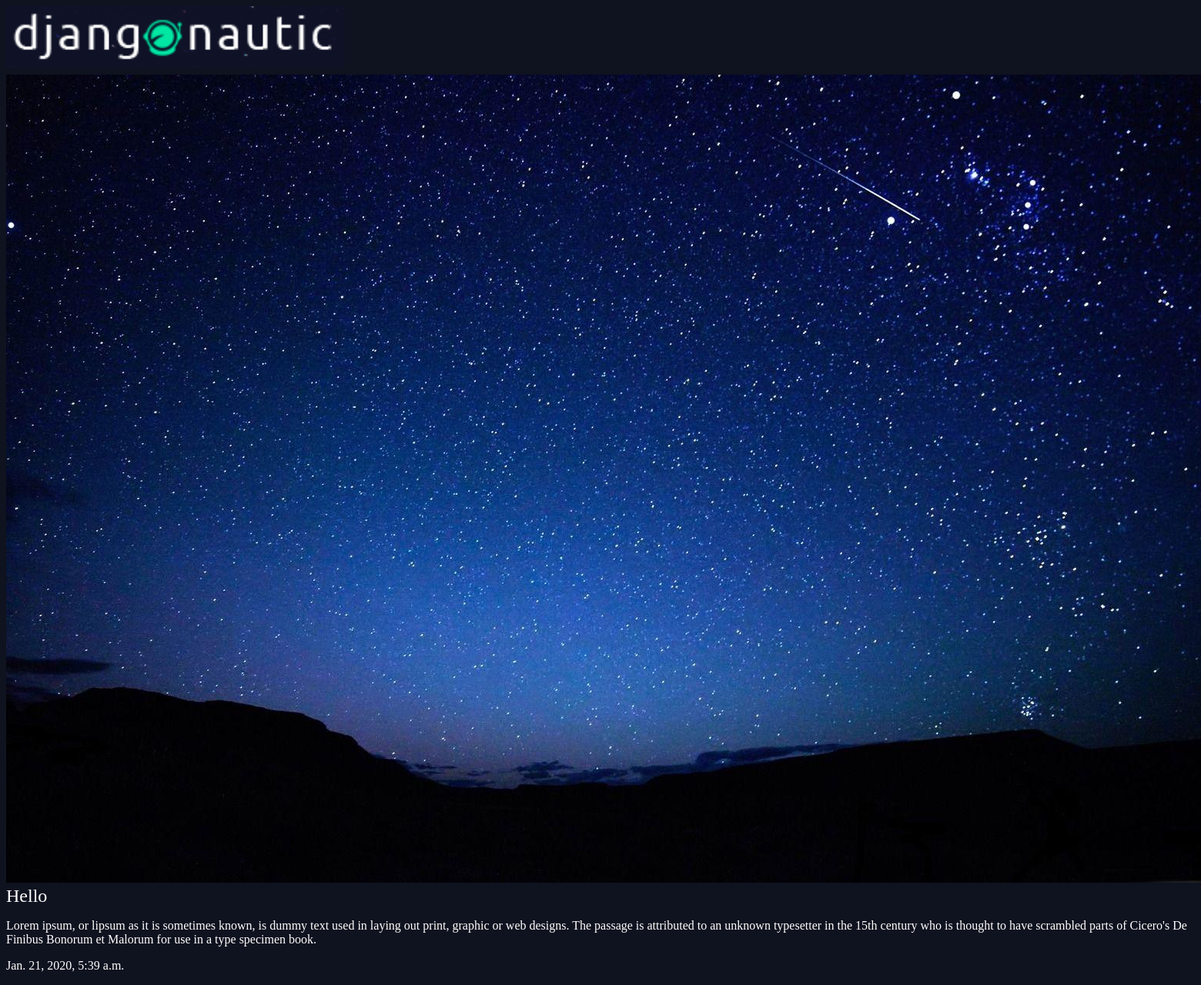
Screenshot of /articles/hello-world/ with the database file from the repository.
### articles/models.py (models this page shows, shortened)
class Article(models.Model):
    title = models.CharField(max_length = 100)
    slug = models.SlugField()
    body = models.TextField()
    date = models.DateTimeField(auto_now_add = True)
    thumb = models.ImageField(default='default.jpg', blank=True)

### articles/views.py (the view)
# urls.py: url(r'(?P<slug>[\w-]+)/$', views.article_detail, name='detail'),
def article_detail(request, slug):
    article = Article.objects.get(slug=slug)
    return render(request,'articles/article_detail.html',{'article':article})

### articles/templates/articles/article_detail.html
{% extends "base_layout.html" %}
{% block content %}
<div class="article-detail">
    <div class="article">
      <img src="{{article.thumb.url}}" />
       <h2>{{article.title}}</h2>
       <p>{{article.body}}</p>
       <p>{{article.date}}</p>
    </div>
</div>
{% endblock %}

### assets/styles.css (style rules this page uses)
body { background-color: #0f121f; background-image: url(stars.png); background-repeat-y: yes; color: #fff; }
h1, h2, h3, h4, h5, h6 { font-weight: normal; margin: 0; }
body * { font-family: Ubuntu; }

### rows the page displays
Article: thumb (picture), title "Hello", body "Lorem ipsum, or lipsum as it is sometimes known, is dummy text used in laying out print, graphic or web designs. The passage is attributed to an unknown typesetter in the 15th century who is thought to have scrambled parts of Cicero's De Finibus Bonorum et Malorum for use in a type specimen book.", date "Jan. 21, 2020, 5:39 a.m."
